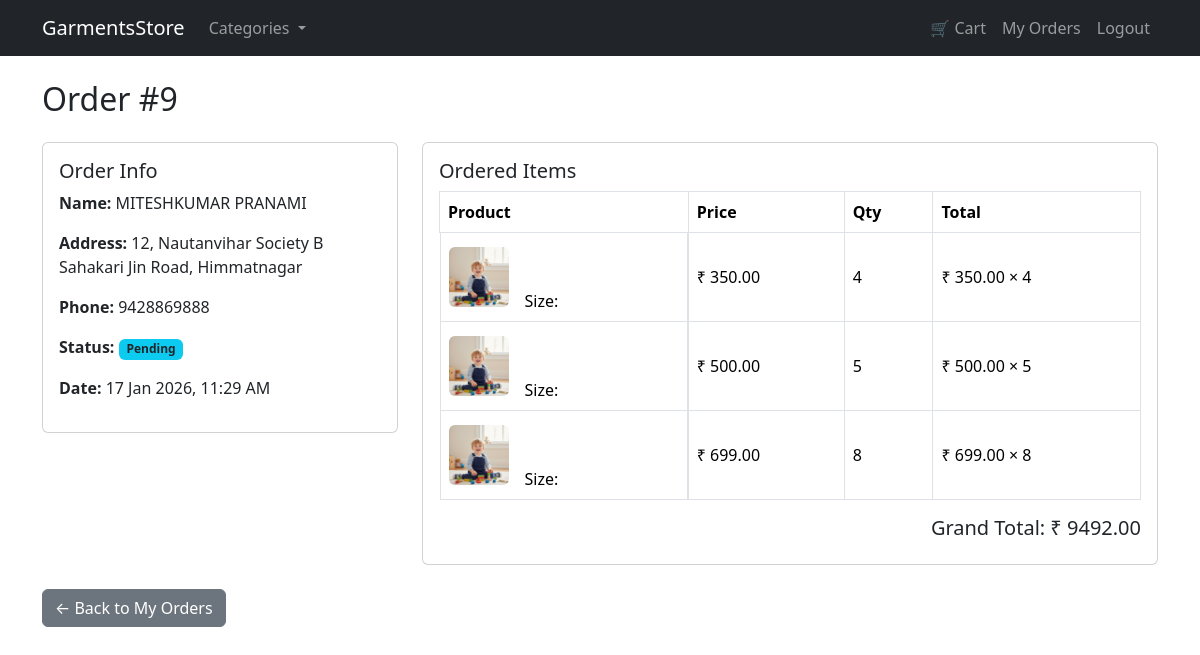
Screenshot of /order/9/ (signed in) with the database file from the repository.
### orders/models.py (models this page shows, shortened)
class Order(models.Model):
    STATUS_CHOICES = [
        ('pending', 'Pending'),
        ('shipped', 'Shipped'),
        ('delivered', 'Delivered'),
    ]
    user = models.ForeignKey(
        User,
        on_delete=models.CASCADE,
        null=True,
        blank=True
    )
    full_name = models.CharField(max_length=100)
    address = models.TextField()
    city = models.CharField(max_length=50)
    phone = models.CharField(max_length=15)
    total_amount = models.DecimalField(max_digits=10, decimal_places=2)
    status = models.CharField(
        max_length=20,
        choices=STATUS_CHOICES,
        default='pending'
    )
    created_at = models.DateTimeField(auto_now_add=True)

class OrderItem(models.Model):
    order = models.ForeignKey(
        Order,
        on_delete=models.CASCADE,
        related_name='items'
    )
    product = models.ForeignKey(
        Product,
        on_delete=models.SET_NULL,
        null=True
    )
    product_name = models.CharField(max_length=200)
    product_description = models.TextField()
    size = models.CharField(max_length=20)
    price = models.DecimalField(max_digits=10, decimal_places=2)
    quantity = models.PositiveIntegerField()

### products/models.py (models this page shows, shortened)
class Product(models.Model):
    category = models.ForeignKey(Category, on_delete=models.CASCADE)
    brand = models.ForeignKey(
        Brand,
        on_delete=models.SET_NULL,
        null=True,
        blank=True
    )
    name = models.CharField(max_length=200)
    description = models.TextField(blank=True)
    price = models.DecimalField(max_digits=10, decimal_places=2)
    image = models.ImageField(upload_to='products/')
    stock = models.PositiveIntegerField()
    sizes = models.ManyToManyField(Size, blank=True)
    is_available = models.BooleanField(default=True)

### orders/views.py (the view)
# urls.py: path('order/<int:order_id>/', views.order_detail, name='order_detail'),
@login_required
def order_detail(request, order_id):
    order = Order.objects.get(id=order_id, user=request.user)
    return render(request, 'orders/order_detail.html', {
        'order': order
    })

### templates/orders/order_detail.html (shortened to what this page needs)
{% extends 'base.html' %}
{% block content %}
<h2 class="mb-4">Order #{{ order.id }}</h2>
<div class="row">
    <div class="col-md-4">
        <div class="card mb-4">
            <div class="card-body">
                <h5 class="card-title">Order Info</h5>
                <p><strong>Name:</strong> {{ order.full_name }}</p>
                <p><strong>Address:</strong> {{ order.address }}, {{ order.city }}</p>
                <p><strong>Phone:</strong> {{ order.phone }}</p>
                <p><strong>Status:</strong>
                    <span class="badge bg-info text-dark">
                        {{ order.status|title }}
                    </span>
                </p>
                <p><strong>Date:</strong>
                    {{ order.created_at|date:"d M Y, h:i A" }}
                </p>
            </div>
        </div>
    </div>
    <div class="col-md-8">
        <div class="card">
            <div class="card-body">
                <h5 class="card-title">Ordered Items</h5>
                <table class="table table table-bordered align-middle">
                    <thead>
                        <tr>
                            <th>Product</th>
                            <th>Price</th>
                            <th>Qty</th>
                            <th>Total</th>
                        </tr>
                    </thead>
                    <tbody>
                        {% for item in order.items.all %}
                        <tr>
                            <td class="d-flex align-items-center">
                                {% if item.product and item.product.image %}
                                <img src="{{ item.product.image.url }}" width="60" height="60" class="me-3 rounded"
                                    style="object-fit: cover;">
                                {% endif %}
                                <div>
                                    <strong>{{ item.product_name }}</strong><br>
                                    <br>
                                    Size: <strong>{{ item.size }}</strong>
                                </div>
                            </td>
                            <td>₹ {{ item.price }}</td>
                            <td>{{ item.quantity }}</td>
                            <td>₹ {{ item.price|floatformat:2 }} × {{ item.quantity }}</td>
                        </tr>
                        {% endfor %}
                    </tbody>
                </table>
                <h5 class="text-end mt-3">
                    Grand Total: ₹ {{ order.total_amount }}
                </h5>
            </div>
        </div>
    </div>
</div>
<a href="{% url 'orders:my_orders' %}" class="btn btn-secondary mt-4">
    ← Back to My Orders
</a>
{% endblock %}

### static/css/style.css (style rules this page uses)
img { max-height: 450px; object-fit: cover; }

### rows the page displays
Order: id "9", full_name "MITESHKUMAR PRANAMI", address "12, Nautanvihar Society B Sahakari Jin Road", city "Himmatnagar", phone "9428869888", status "Pending", created_at "17 Jan 2026, 11:29 AM", total_amount "9492.00"
OrderItem: product.image (picture), price "350.00", quantity "4"
OrderItem: product.image (picture), price "500.00", quantity "5"
OrderItem: product.image (picture), price "699.00", quantity "8"
